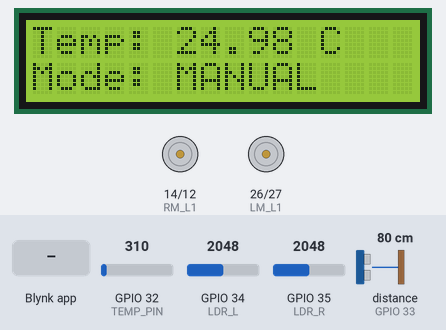
Bench run of a sketch on a simulated ESP32. On the bench: 16×2 character LCD, motor-driver pin pairs drawn as motors (green arrow = first pin HIGH = forward, orange = second pin HIGH = backward, longer = more drive). The inputs (shaded band) are chosen by the test bench; at power-on: distance to the obstacle (sensor on GPIO 33) 80 cm, GPIO 32 (TEMP_PIN) = 310, GPIO 34 (LDR_L) = 2048, GPIO 35 (LDR_R) = 2048. The echo pulse lasts 58.3 µs per cm; WiFi joins after 1.5 s; servers stay silent unless stated; what the sketch prints to the serial monitor is not drawn.

Above: at 4.0 s.
4.1 s: Blynk app writes 1 to V5
At 5.3 s:
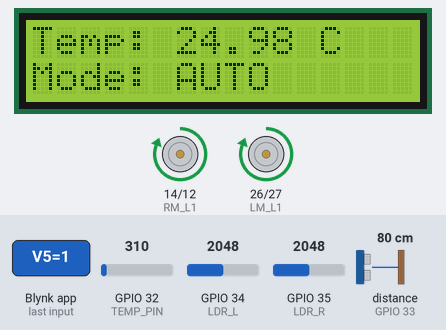
5.6 s: distance to the obstacle (sensor on GPIO 33) set to 22 cm
7.1 s: distance to the obstacle (sensor on GPIO 33) set to 19 cm
At 7.63 s:
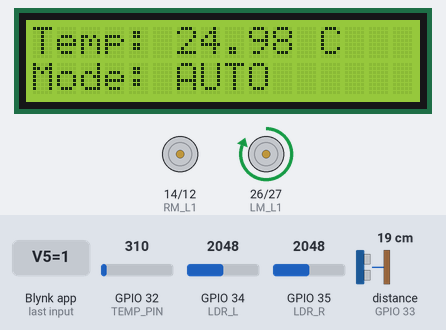
9.6 s: GPIO 32 (TEMP_PIN) set to 372
At 10.18 s:
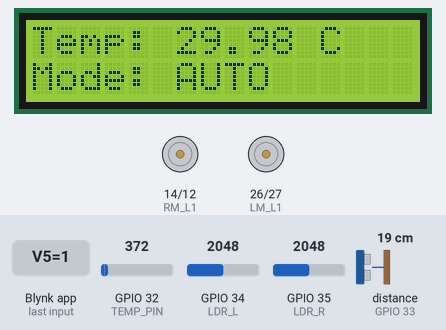
11.5 s: Blynk app writes 0 to V5
At 12.8 s:
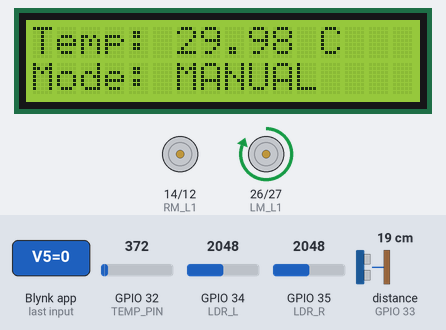
13.7 s: Blynk app writes 1 to V2
At 14.9 s:
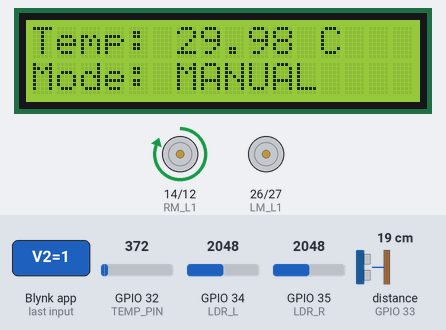
Timing chart, 0 to 16.2 s (numbered marks = the images above; inputs shaded):
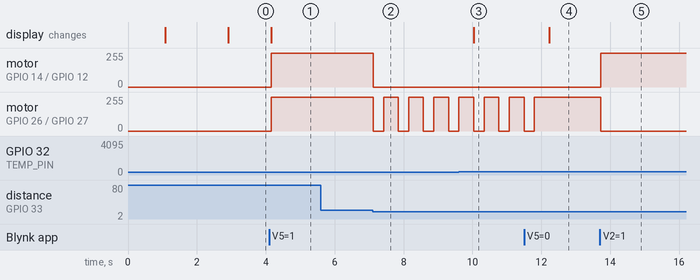

The sketch:

wifi-controlled-moving-robot.ino
```cpp
#include <hd44780.h>


#define BLYNK_PRINT Serial

#define BLYNK_TEMPLATE_ID "TMPL3xxxxx"
#define BLYNK_TEMPLATE_NAME "RobotCar"
#define BLYNK_AUTH_TOKEN "authxxxx"


#include <WiFi.h>
#include <BlynkSimpleEsp32.h>
#include <Wire.h>


#include <hd44780.h>
#include <hd44780ioClass/hd44780_I2Cexp.h>


hd44780_I2Cexp lcd;

// WiFi
char ssid[] = "wifixxxx";
char pass[] = "pass@123";


#define LM_L1 26
#define LM_L2 27
#define RM_L1 14
#define RM_L2 12

#define LDR_L 34
#define LDR_R 35
#define TEMP_PIN 32
#define TRIG 25
#define ECHO 33

int mode = 0;


void forward() {
  digitalWrite(LM_L1, HIGH);
  digitalWrite(LM_L2, LOW);
  digitalWrite(RM_L1, HIGH);
  digitalWrite(RM_L2, LOW);
}

void stopMotor() {
  digitalWrite(LM_L1, LOW);
  digitalWrite(LM_L2, LOW);
  digitalWrite(RM_L1, LOW);
  digitalWrite(RM_L2, LOW);
}

void left() {
  digitalWrite(LM_L1, LOW);
  digitalWrite(LM_L2, LOW);
  digitalWrite(RM_L1, HIGH);
  digitalWrite(RM_L2, LOW);
}

void right() {
  digitalWrite(LM_L1, HIGH);
  digitalWrite(LM_L2, LOW);
  digitalWrite(RM_L1, LOW);
  digitalWrite(RM_L2, LOW);
}

long distanceCM() {
  digitalWrite(TRIG, LOW);
  delayMicroseconds(2);
  digitalWrite(TRIG, HIGH);
  delayMicroseconds(10);
  digitalWrite(TRIG, LOW);
  long d = pulseIn(ECHO, HIGH, 30000);
  return d * 0.034 / 2;
}

float readTemp() {
  int val = analogRead(TEMP_PIN);
  float voltage = val * (3.3 / 4095.0);
  return voltage * 100;
}

BLYNK_WRITE(V0) { if (!mode && param.asInt()) forward(); }
BLYNK_WRITE(V1) { if (!mode && param.asInt()) stopMotor(); }
BLYNK_WRITE(V2) { if (!mode && param.asInt()) left(); }
BLYNK_WRITE(V3) { if (!mode && param.asInt()) right(); }
BLYNK_WRITE(V4) { if (!mode && param.asInt()) stopMotor(); }
BLYNK_WRITE(V5) { mode = param.asInt(); }


void setup() {
  Serial.begin(9600);
  delay(1000);
  Serial.println("Booting...");

  pinMode(LM_L1, OUTPUT);
  pinMode(LM_L2, OUTPUT);
  pinMode(RM_L1, OUTPUT);
  pinMode(RM_L2, OUTPUT);

  pinMode(TRIG, OUTPUT);
  pinMode(ECHO, INPUT);

  Wire.begin(21, 22);

  lcd.begin(16, 2);
  lcd.backlight();
  lcd.print("Robot Starting");

  Serial.println("Connecting to Blynk...");
  Blynk.begin(BLYNK_AUTH_TOKEN, ssid, pass);
}

void loop() {
  Blynk.run();

  float temp = readTemp();
  lcd.setCursor(0, 0);
  lcd.print("Temp: ");
  lcd.print(temp);
  lcd.print(" C   ");

  lcd.setCursor(0, 1);
  lcd.print(mode ? "Mode: AUTO   " : "Mode: MANUAL ");

  if (mode) {
    long dist = distanceCM();
    int ldrL = analogRead(LDR_L);
    int ldrR = analogRead(LDR_R);

    if (dist < 20) {
      stopMotor();
      delay(300);
      right();
      delay(400);
    } else {
      if (ldrL > ldrR + 200) left();
      else if (ldrR > ldrL + 200) right();
      else forward();
    }
  }
}
```

Measured:
- the behaviour switches between 21 and 20 cm on distance to the obstacle (sensor on GPIO 33) (found by bisection; images 1 and 2)
- after the input at 4.1 s, motor on GPIO 14 (RM_L1) / GPIO 12 (RM_L2), motor on GPIO 26 (LM_L1) / GPIO 27 (LM_L2): stopped → forward 255/255 after 0.06 s; the display: changes after 0.06 s (image 1)
- after the input at 5.6 s, every drawn part: stays the same
- after the input at 7.1 s, motor on GPIO 14 (RM_L1) / GPIO 12 (RM_L2): forward 255/255 → stopped at once; motor on GPIO 26 (LM_L1) / GPIO 27 (LM_L2): alternates forward 255/255 for 0.43 s and stopped for 0.30 s, starting at once
- after the input at 9.6 s, the display: changes after 0.44 s (image 3)
- after the input at 11.5 s, motor on GPIO 26 (LM_L1) / GPIO 27 (LM_L2): goes on until 11.8 s, then stays forward 255/255; the display: changes after 0.73 s (image 4)
- after the input at 13.7 s, motor on GPIO 14 (RM_L1) / GPIO 12 (RM_L2): stopped → forward 255/255 at once; motor on GPIO 26 (LM_L1) / GPIO 27 (LM_L2): forward 255/255 → stopped at once
